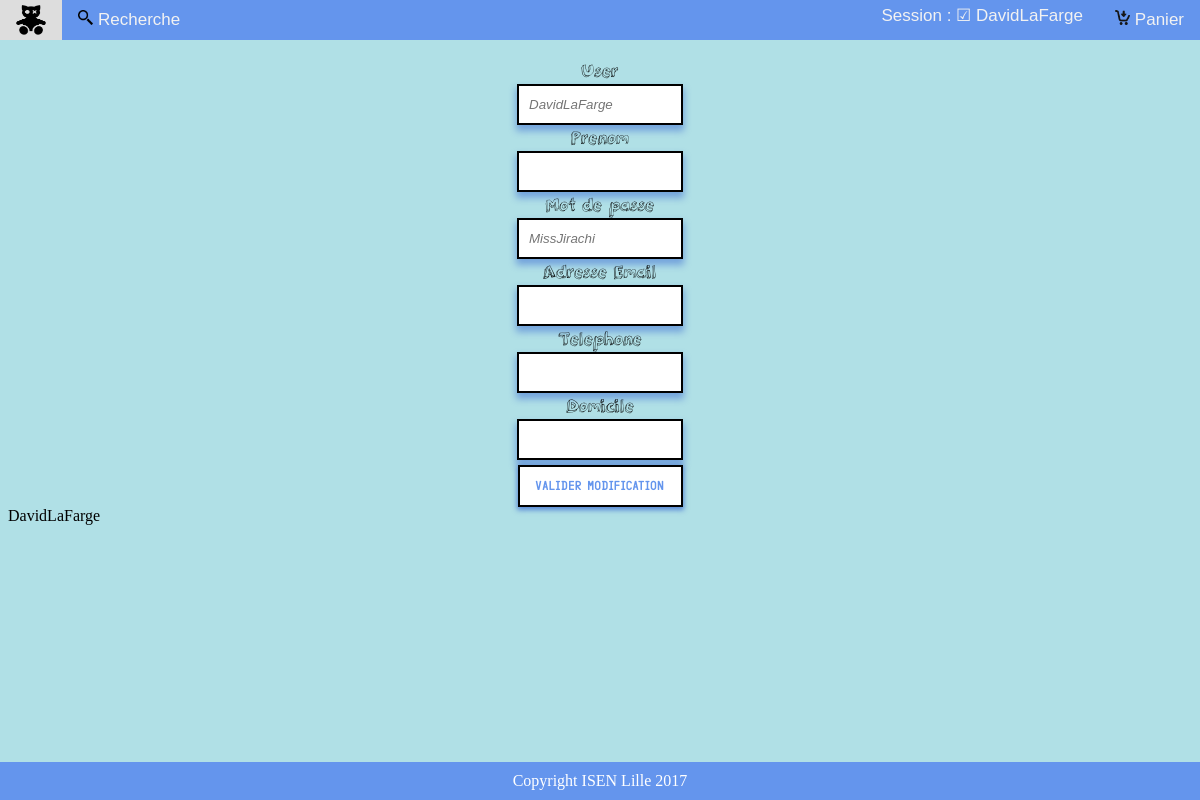
Screenshot of /page_profil/index.php (signed in) with the database file from the repository.
### tables this page shows
CREATE TABLE IF NOT EXISTS `users` (
  `userid` int(11) NOT NULL AUTO_INCREMENT,
  `username` text NOT NULL,
  `password` text NOT NULL,
  `physical_address` text ,
  `phone_number` text ,
  `email_address` text ,
  `name` text ,
  `surname` text ,
  PRIMARY KEY (`userid`)
);

### page_profil/index.php (called while the page is built, shortened)
<?php
require 'model.php';
$sessionid = $_SESSION['userid'];
$tablo = renvoi_valeur($sessionid) ;
$username = $tablo[0];
$name = $tablo[1];
$email = $tablo[6];
$phoneNumber = $tablo[5];
$physicalAddress = $tablo[4];
$password = $tablo[3];
require 'view.php';

### user.php (called while the page is built, shortened)
<?php
	function infosUser($userid)
	{
		try{
			$db = connectDB();
			$sql = 'SELECT * FROM users WHERE userid=\''.$userid.'\'';
			$query = $db->query($sql);
			$data = $query->fetch();
			$username = $data['username'];
			return $username;
		}
		catch (PDOException $e){
			echo ('Erreur: ' .$e->getMessage());
		}
	}
?>

### includes/checkSession.php (called while the page is built, shortened)
<?php
require_once dirname(__FILE__).'/../user.php';
function returnUserConnection($sessionid){
	$out['deco'] = "";
        $out['name'] = ' ☐ visiteur';
        if ($sessionid==="visiteur") {
                }
        elseif (!empty($sessionid)){
            $out['name'] = ' ☑ '.infosUser($sessionid);
            $out['deco'] = '<div id="lien"><a href="../logout.php">Se déconnecter</a></div>';
	}
	$out['message'] = "Bienvenue " .$out['name'];
        return $out;
}

### page_profil/model.php (called while the page is built, shortened)
<?php
    require('../user.php');
function renvoi_valeur($userid)
{
    try{
        $db = connectDB();
        $sql = 'SELECT * FROM users WHERE userid=\''.$userid.'\'';
        $query = $db->query($sql);
        $data = $query->fetch();
        $email = $data['email_address'];
        $phone = $data['phone_number'];
        $adress = $data['physical_address'];
        $mdp = $data['password'];
        $surname = $data['surname'];
        $name = $data['name'];
        $username = $data['username'];
        $tablo = array ($username,$name,$surname,$mdp,$adress,$phone,$email);
        return $tablo;
    }
    catch (PDOException $e){
        echo ('Erreur: ' .$e->getMessage());
    }
}

### page_profil/view.php (the view, shortened to what this page needs)
<!DOCTYPE html>
<html>
    <head>
        <link rel="stylesheet" type="text/css" href="../style.css">
    </head>
    <body>
        <div id="myheader" >
<?php
require( "../includes/header.php");
?>
        <form method="post">
            <label class="saisieTexte"   for="username">User</label><br>
            <input type="text" placeholder="<?php echo $username; ?>"  name="prenom" id="prenom"><br>
            <label class="saisieTexte" for="password">Prenom</label><br>
            <input  type="text" placeholder="<?php echo $name; ?>" name="nom" id="nom"><br>
            <label class="saisieTexte"   for="username">Mot de passe</label><br>
            <input type="text" placeholder="<?php echo $password; ?>"  name="password" id="password"><br>
            <label class="saisieTexte" for="password">Adresse Email</label><br>
            <input  type="text" placeholder="<?php echo $email; ?>" name="email" id="email"><br>
            <label class="saisieTexte" for="password">Telephone</label><br>
            <input  type="text" placeholder="<?php echo $phoneNumber; ?>" name="phoneNumber" id="phoneNumber"><br>
            <label class="saisieTexte" for="password">Domicile</label><br>
            <input  type="text" placeholder="<?php echo $physicalAddress; ?>" name="address" id="address"><br>
            <input class="monBouton" type="submit" onclick='modif()' value="Valider Modification" name="validation">
        </form>
        <?php echo $username; ?>
        <div id="msglogin"><?php echo $msgErreurConnexion ?></div>
        <div id="msglogin"><?php echo $msgErreurInscription ?></div>
       <div id="myfooter"> <?php include_once '../includes/footer.html'; ?></div>
    </body>
</html>

### style.css (style rules this page uses)
body { background-color: powderblue; margin-bottom: 90px; }
#myheader { position: fixed; top: 0; width: 100%; left: 0; z-index: 3; }
footer { background-color: cornflowerblue; text-align: center; color: white; margin-top: 50px; padding: 10px; }
#myfooter { position: fixed; bottom: 0; width: 100%; left: 0; }
[type='submit'] { margin-top: 5px; background-color: white; height: 42px; width:165px; border: 2px solid black; font-family:"hangar"; letter-spacing: 1px; color: cornflowerblue; box-shadow: 0px 2px 5px 1px rgba(0,50,200,0.5); }
.saisieTexte { font-weight:italic; font-family:"3dumbregular"; }
[type='text'],[type='password'] { width:150px; min-width: 100px; height: 35px; border: 2px solid black; padding-left: 10px; box-shadow: 4px 4px 6px black; font-style: italic; box-shadow: 0px 5px 7px 1px rgba(0,50,200,0.35) }
form { text-align: center; padding-top: 50px; }
#msglogin { margin-left: auto; margin-right: auto; padding-top: 10px; width: 300px; }

### rows the page displays
users: prenom "DavidLaFarge", password "MissJirachi", username "DavidLaFarge"

### other values shown
$temp1['name'] "☑ DavidLaFarge"
